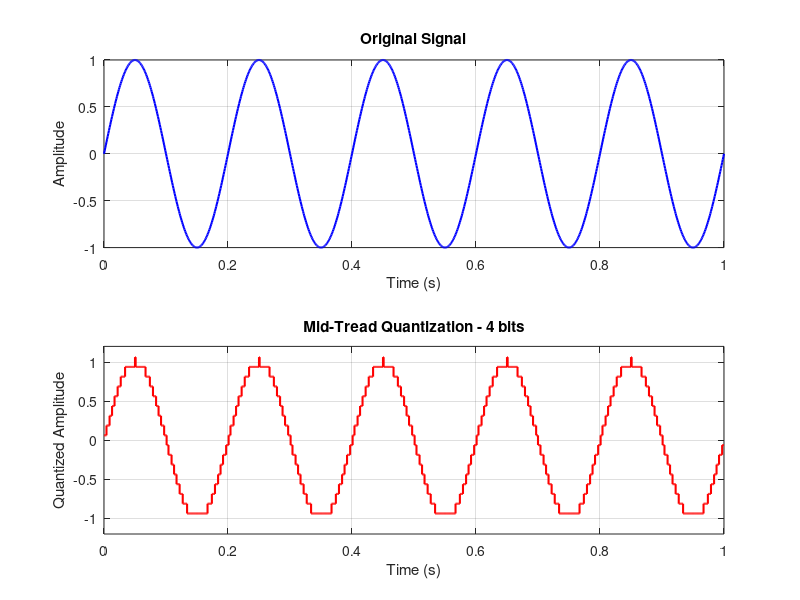

Write MATLAB code to recreate this figure. (Note: this script raises an error after producing the figure.)
function visualizeMidTreadQuantization()
    % Generate a sample signal
    fs = 1000;  % Sampling frequency
    t = 0:1/fs:1;  % Time vector from 0 to 1 second
    signal = sin(2*pi*5*t);  % Example sinusoidal signal

    % Quantize the signal using mid-tread quantization with 4 bits
    num_bits = 4;
    quantized_signal = midTreadQuantization(signal, num_bits);

    % Plot the original and quantized signals
    figure;

    subplot(2,1,1);
    plot(t, signal, 'b', 'LineWidth', 1.5);
    title('Original Signal');
    xlabel('Time (s)');
    ylabel('Amplitude');
    grid on;

    subplot(2,1,2);
    stairs(t, quantized_signal, 'r', 'LineWidth', 1.5);
    title(['Mid-Tread Quantization - ', num2str(num_bits), ' bits']);
    xlabel('Time (s)');
    ylabel('Quantized Amplitude');
    ylim([-1.2 1.2]);  % Adjust ylim based on the input signal range
    grid on;

    sgtitle('Signal and Mid-Tread Quantization');
end

function quantized_output = midTreadQuantization(input_signal, num_bits)
    % Input signal should be in the range [-1,1]
    % num_bits is the number of bits for quantization

    % Calculate the step size
    step_size = 2 / (2^num_bits);

    % Quantize the input signal
    %quantized_output = round(input_signal / step_size) * step_size;
    quantized_output=floor(input_signal/step_size)*step_size+step_size/2;
end
